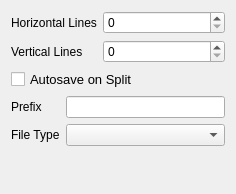
<?xml version="1.0" encoding="UTF-8"?>
<ui version="4.0">
 <class>WdgImagesplit</class>
 <widget class="QWidget" name="WdgImagesplit">
  <property name="geometry">
   <rect>
    <x>0</x>
    <y>0</y>
    <width>236</width>
    <height>194</height>
   </rect>
  </property>
  <property name="windowTitle">
   <string>Image Size</string>
  </property>
  <layout class="QGridLayout" name="gridLayout_2">
   <item row="0" column="0">
    <layout class="QGridLayout" name="gridLayout">
     <item row="0" column="0">
      <layout class="QFormLayout" name="formLayout">
       <item row="0" column="0">
        <widget class="QLabel" name="lblHorizontalSplitLines">
         <property name="text">
          <string>Horizontal Lines</string>
         </property>
        </widget>
       </item>
       <item row="0" column="1">
        <widget class="KIntSpinBox" name="intHorizontalSplitLines"/>
       </item>
       <item row="1" column="0">
        <widget class="QLabel" name="lblVerticalSplitLines">
         <property name="text">
          <string>Vertical Lines</string>
         </property>
        </widget>
       </item>
       <item row="1" column="1">
        <widget class="KIntSpinBox" name="intVerticalSplitLines"/>
       </item>
      </layout>
     </item>
     <item row="1" column="0">
      <widget class="QCheckBox" name="chkAutoSave">
       <property name="font">
        <font>
         <pointsize>10</pointsize>
        </font>
       </property>
       <property name="text">
        <string>Autosave on Split</string>
       </property>
      </widget>
     </item>
     <item row="2" column="0">
      <layout class="QFormLayout" name="formLayout_2">
       <item row="0" column="0">
        <widget class="QLabel" name="lblSuffix">
         <property name="text">
          <string>Prefix</string>
         </property>
        </widget>
       </item>
       <item row="0" column="1">
        <widget class="QLineEdit" name="lineEdit">
         <property name="enabled">
          <bool>true</bool>
         </property>
         <property name="text">
          <string/>
         </property>
        </widget>
       </item>
       <item row="1" column="0">
        <widget class="QLabel" name="lblFileType">
         <property name="text">
          <string>File Type</string>
         </property>
        </widget>
       </item>
       <item row="1" column="1">
        <widget class="QComboBox" name="cmbFileType"/>
       </item>
      </layout>
     </item>
     <item row="3" column="0">
      <spacer name="verticalSpacer">
       <property name="orientation">
        <enum>Qt::Vertical</enum>
       </property>
       <property name="sizeHint" stdset="0">
        <size>
         <width>20</width>
         <height>38</height>
        </size>
       </property>
      </spacer>
     </item>
    </layout>
   </item>
  </layout>
 </widget>
 <customwidgets>
  <customwidget>
   <class>KIntSpinBox</class>
   <extends>QSpinBox</extends>
   <header>knuminput.h</header>
  </customwidget>
 </customwidgets>
 <resources/>
 <connections/>
</ui>
